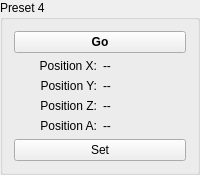
       <widget class="QGroupBox" name="group_p4">
        <property name="enabled">
         <bool>true</bool>
        </property>
        <property name="title">
         <string>Preset 4</string>
        </property>
        <layout class="QGridLayout" name="gridLayout_13">
         <item row="0" column="0">
          <widget class="QPushButton" name="push_pr4_go">
           <property name="sizePolicy">
            <sizepolicy hsizetype="Minimum" vsizetype="Fixed">
             <horstretch>0</horstretch>
             <verstretch>0</verstretch>
            </sizepolicy>
           </property>
           <property name="font">
            <font>
             <weight>75</weight>
             <bold>true</bold>
            </font>
           </property>
           <property name="text">
            <string>Go</string>
           </property>
          </widget>
         </item>
         <item row="5" column="0">
          <layout class="QHBoxLayout" name="horizontalLayout_36">
           <item>
            <widget class="QLabel" name="label_39">
             <property name="text">
              <string>Position A:</string>
             </property>
             <property name="alignment">
              <set>Qt::AlignRight|Qt::AlignTrailing|Qt::AlignVCenter</set>
             </property>
            </widget>
           </item>
           <item>
            <widget class="QLabel" name="label_pr4_a">
             <property name="minimumSize">
              <size>
               <width>40</width>
               <height>0</height>
              </size>
             </property>
             <property name="text">
              <string>--</string>
             </property>
            </widget>
           </item>
          </layout>
         </item>
         <item row="4" column="0">
          <layout class="QHBoxLayout" name="horizontalLayout_37">
           <item>
            <widget class="QLabel" name="label_41">
             <property name="text">
              <string>Position Z:</string>
             </property>
             <property name="alignment">
              <set>Qt::AlignRight|Qt::AlignTrailing|Qt::AlignVCenter</set>
             </property>
            </widget>
           </item>
           <item>
            <widget class="QLabel" name="label_pr4_z">
             <property name="minimumSize">
              <size>
               <width>40</width>
               <height>0</height>
              </size>
             </property>
             <property name="text">
              <string>--</string>
             </property>
            </widget>
           </item>
          </layout>
         </item>
         <item row="3" column="0">
          <layout class="QHBoxLayout" name="horizontalLayout_52">
           <item>
            <widget class="QLabel" name="label_46">
             <property name="text">
              <string>Position Y:</string>
             </property>
             <property name="alignment">
              <set>Qt::AlignRight|Qt::AlignTrailing|Qt::AlignVCenter</set>
             </property>
            </widget>
           </item>
           <item>
            <widget class="QLabel" name="label_pr4_y">
             <property name="minimumSize">
              <size>
               <width>40</width>
               <height>0</height>
              </size>
             </property>
             <property name="text">
              <string>--</string>
             </property>
            </widget>
           </item>
          </layout>
         </item>
         <item row="2" column="0">
          <layout class="QHBoxLayout" name="horizontalLayout_29">
           <item>
            <widget class="QLabel" name="label_22">
             <property name="text">
              <string>Position X:</string>
             </property>
             <property name="alignment">
              <set>Qt::AlignRight|Qt::AlignTrailing|Qt::AlignVCenter</set>
             </property>
            </widget>
           </item>
           <item>
            <widget class="QLabel" name="label_pr4_x">
             <property name="minimumSize">
              <size>
               <width>40</width>
               <height>0</height>
              </size>
             </property>
             <property name="text">
              <string>--</string>
             </property>
            </widget>
           </item>
          </layout>
         </item>
         <item row="6" column="0">
          <widget class="QPushButton" name="push_pr4_set">
           <property name="text">
            <string>Set</string>
           </property>
          </widget>
         </item>
        </layout>
       </widget>
